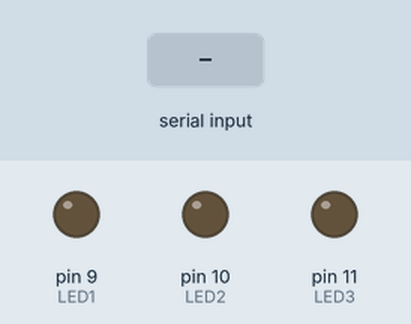
Recording of a sketch running on a simulated Arduino Uno, built with avr-gcc and run on an emulated ATmega328P. Parts: output pins drawn as LEDs (lit = HIGH). The inputs (shaded band) are chosen by the test bench.

Above: at 1.2 s.
1.3 s: "11\n" received over Serial
At 2.5 s:
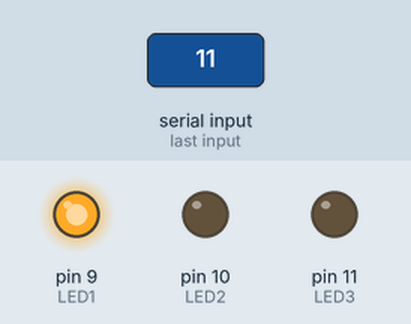
2.8 s: "90,45,200\n" received over Serial
At 4.0 s:
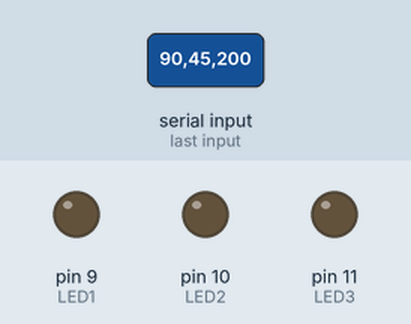
Timing chart, 0 to 5.8 s (numbered marks = the images above; inputs shaded):
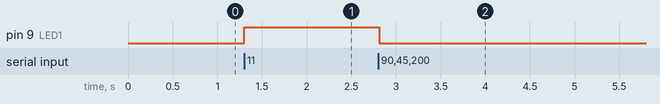

Measured:
- after the input at 1.3 s, pin 9 (LED1): LOW → HIGH at once
- after the input at 2.8 s, pin 9 (LED1): HIGH → LOW at once

The sketch:

pyino_multi.ino
```cpp
#include <string.h>
short LED1 = 9;
short LED2 = 10;
short LED3 = 11;
void setup () {
Serial.begin (9600) ;
pinMode( LED1 , OUTPUT ) ;
pinMode( LED2 , OUTPUT ) ;
pinMode( LED3 , OUTPUT ) ;
}
void loop () {
char *first ,*second , *third ;
int data1 , data2 , data3 ;
String serialResponse ;
int len ;
if ( Serial.available () ) {
serialResponse = Serial.readStringUntil ( '\n' ) ; // read data into a String object serialRespons
len = serialResponse.length () ; // get the length of the String
char buf [len +1];
serialResponse.toCharArray ( buf , sizeof ( buf ) ) ; // convert a String object to char * buf
// split buf by comma
first = strtok ( buf , "," ) ; // get the first CharArray splitted by comma
data1 = atoi ( first ) ; // convert CharArray to integer
if ( data1 == 11)
digitalWrite ( LED1 , HIGH ) ;
else {
  digitalWrite ( LED1 , LOW ) ;}

// Second strtok iteration
second = strtok ( NULL , "," ) ; // get the first CharArray splitted by comma
data2 = atoi ( second ) ;
if ( data2 == 12)
digitalWrite ( LED2 , HIGH ) ;
else {
  digitalWrite ( LED2 , LOW ) ;}

third = strtok ( NULL , "," ) ; // get the first CharArray splitted by comma
data3 = atoi ( third ) ;
if ( data3 == 13)
digitalWrite ( LED3 , HIGH ) ;
else {
  digitalWrite ( LED3 , LOW ) ;}


}
}
```
